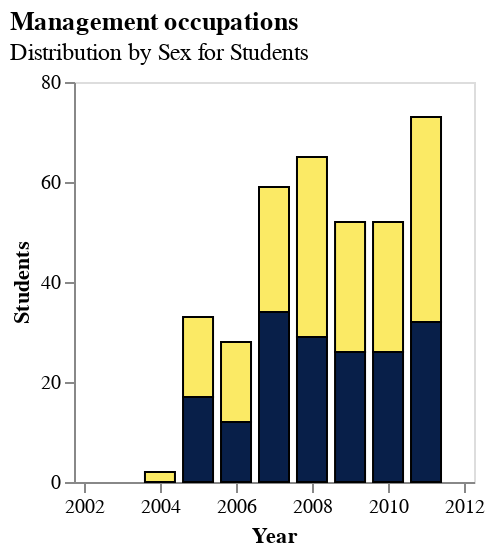

The code cell stored with this chart in its notebook:
### Code cell
TimeSeriesBar(student_melted, 'Management occupations', "Students")

### Figure 1 — Vega-Lite specification as saved in the notebook (floating-point values rounded to 4 significant figures)
{"config": {"view": {"continuousWidth": 300, "continuousHeight": 300}}, "data": {"name": "data-bfeff9768f5224a76646e73ff024cf25"}, "mark": {"type": "bar", "size": 15, "stroke": "black", "strokeWidth": 1}, "encoding": {"color": {"field": "SEX", "legend": null, "scale": {"range": ["#FBEA65", "#081F49"]}, "type": "nominal"}, "x": {"axis": {"grid": false, "title": "Year"}, "field": "year", "scale": {"domain": ["2002-01-01T00:00:00", "2012-01-01T00:00:00"]}, "type": "temporal"}, "y": {"axis": {"grid": false, "title": "Students"}, "field": "count", "stack": true, "type": "quantitative"}}, "height": 200, "title": {"text": "Management occupations", "subtitle": "Distribution by Sex for Students", "anchor": "start"}, "width": 200, "$schema": "https://vega.github.io/schema/vega-lite/v5.16.3.json", "datasets": {"data-bfeff9768f5224a76646e73ff024cf25": [{"year": "2004-01-01T00:00:00", "OCCUPATION": "Management occupations", "SEX": "F", "count": 2}, {"year": "2005-01-01T00:00:00", "OCCUPATION": "Management occupations", "SEX": "F", "count": 16}, {"year": "2006-01-01T00:00:00", "OCCUPATION": "Management occupations", "SEX": "F", "count": 16}, {"year": "2007-01-01T00:00:00", "OCCUPATION": "Management occupations", "SEX": "F", "count": 25}, {"year": "2008-01-01T00:00:00", "OCCUPATION": "Management occupations", "SEX": "F", "count": 36}, {"year": "2009-01-01T00:00:00", "OCCUPATION": "Management occupations", "SEX": "F", "count": 26}, {"year": "2010-01-01T00:00:00", "OCCUPATION": "Management occupations", "SEX": "F", "count": 26}, {"year": "2011-01-01T00:00:00", "OCCUPATION": "Management occupations", "SEX": "F", "count": 41}, {"year": "2004-01-01T00:00:00", "OCCUPATION": "Management occupations", "SEX": "M", "count": 0}, {"year": "2005-01-01T00:00:00", "OCCUPATION": "Management occupations", "SEX": "M", "count": 17}, {"year": "2006-01-01T00:00:00", "OCCUPATION": "Management occupations", "SEX": "M", "count": 12}, {"year": "2007-01-01T00:00:00", "OCCUPATION": "Management occupations", "SEX": "M", "count": 34}, {"year": "2008-01-01T00:00:00", "OCCUPATION": "Management occupations", "SEX": "M", "count": 29}, {"year": "2009-01-01T00:00:00", "OCCUPATION": "Management occupations", "SEX": "M", "count": 26}, {"year": "2010-01-01T00:00:00", "OCCUPATION": "Management occupations", "SEX": "M", "count": 26}, {"year": "2011-01-01T00:00:00", "OCCUPATION": "Management occupations", "SEX": "M", "count": 32}]}}
